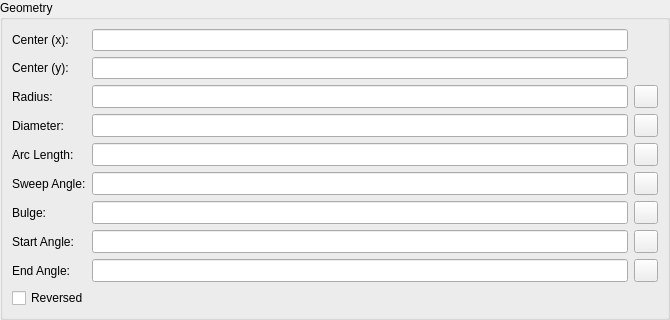
<?xml version="1.0" encoding="UTF-8"?>
<ui version="4.0">
 <class>LC_ArcPropertiesEditingWidget</class>
 <widget class="QWidget" name="LC_ArcPropertiesEditingWidget">
  <property name="geometry">
   <rect>
    <x>0</x>
    <y>0</y>
    <width>670</width>
    <height>296</height>
   </rect>
  </property>
  <property name="windowTitle">
   <string>Form</string>
  </property>
  <layout class="QGridLayout" name="gridLayout">
   <property name="leftMargin">
    <number>0</number>
   </property>
   <property name="topMargin">
    <number>0</number>
   </property>
   <property name="rightMargin">
    <number>0</number>
   </property>
   <property name="bottomMargin">
    <number>0</number>
   </property>
   <property name="spacing">
    <number>0</number>
   </property>
   <item row="0" column="0">
    <widget class="QGroupBox" name="buttonGroup8">
     <property name="sizePolicy">
      <sizepolicy hsizetype="Preferred" vsizetype="Preferred">
       <horstretch>0</horstretch>
       <verstretch>0</verstretch>
      </sizepolicy>
     </property>
     <property name="minimumSize">
      <size>
       <width>260</width>
       <height>0</height>
      </size>
     </property>
     <property name="title">
      <string>Geometry</string>
     </property>
     <layout class="QGridLayout" name="gridLayout_2" columnstretch="0,5,0">
      <item row="0" column="0">
       <widget class="QLabel" name="lCenterX">
        <property name="sizePolicy">
         <sizepolicy hsizetype="Preferred" vsizetype="Preferred">
          <horstretch>0</horstretch>
          <verstretch>0</verstretch>
         </sizepolicy>
        </property>
        <property name="minimumSize">
         <size>
          <width>0</width>
          <height>22</height>
         </size>
        </property>
        <property name="text">
         <string>Center (x):</string>
        </property>
        <property name="wordWrap">
         <bool>false</bool>
        </property>
       </widget>
      </item>
      <item row="0" column="1">
       <widget class="QLineEdit" name="leCenterX">
        <property name="sizePolicy">
         <sizepolicy hsizetype="Preferred" vsizetype="Preferred">
          <horstretch>0</horstretch>
          <verstretch>0</verstretch>
         </sizepolicy>
        </property>
        <property name="minimumSize">
         <size>
          <width>0</width>
          <height>0</height>
         </size>
        </property>
        <property name="toolTip">
         <string>X Coordinate of arc's center</string>
        </property>
       </widget>
      </item>
      <item row="0" column="2" rowspan="2">
       <widget class="LC_PointPickButton" name="wPickPointCenter" native="true">
        <property name="sizePolicy">
         <sizepolicy hsizetype="Fixed" vsizetype="Fixed">
          <horstretch>0</horstretch>
          <verstretch>0</verstretch>
         </sizepolicy>
        </property>
        <property name="minimumSize">
         <size>
          <width>23</width>
          <height>0</height>
         </size>
        </property>
        <property name="maximumSize">
         <size>
          <width>23</width>
          <height>46</height>
         </size>
        </property>
        <property name="toolTip">
         <string>Pick center coordinate from the drawing</string>
        </property>
       </widget>
      </item>
      <item row="1" column="0">
       <widget class="QLabel" name="lCenterY">
        <property name="sizePolicy">
         <sizepolicy hsizetype="Preferred" vsizetype="Preferred">
          <horstretch>0</horstretch>
          <verstretch>0</verstretch>
         </sizepolicy>
        </property>
        <property name="minimumSize">
         <size>
          <width>0</width>
          <height>22</height>
         </size>
        </property>
        <property name="text">
         <string>Center (y):</string>
        </property>
        <property name="wordWrap">
         <bool>false</bool>
        </property>
       </widget>
      </item>
      <item row="1" column="1">
       <widget class="QLineEdit" name="leCenterY">
        <property name="sizePolicy">
         <sizepolicy hsizetype="Preferred" vsizetype="Preferred">
          <horstretch>0</horstretch>
          <verstretch>0</verstretch>
         </sizepolicy>
        </property>
        <property name="minimumSize">
         <size>
          <width>0</width>
          <height>0</height>
         </size>
        </property>
        <property name="toolTip">
         <string>Y Coordinate of arc's center</string>
        </property>
       </widget>
      </item>
      <item row="2" column="0">
       <widget class="QLabel" name="lRadius">
        <property name="sizePolicy">
         <sizepolicy hsizetype="Preferred" vsizetype="Preferred">
          <horstretch>0</horstretch>
          <verstretch>0</verstretch>
         </sizepolicy>
        </property>
        <property name="minimumSize">
         <size>
          <width>0</width>
          <height>22</height>
         </size>
        </property>
        <property name="text">
         <string>Radius:</string>
        </property>
        <property name="wordWrap">
         <bool>false</bool>
        </property>
       </widget>
      </item>
      <item row="2" column="1">
       <widget class="QLineEdit" name="leRadius">
        <property name="sizePolicy">
         <sizepolicy hsizetype="Preferred" vsizetype="Preferred">
          <horstretch>0</horstretch>
          <verstretch>0</verstretch>
         </sizepolicy>
        </property>
        <property name="minimumSize">
         <size>
          <width>0</width>
          <height>0</height>
         </size>
        </property>
        <property name="toolTip">
         <string>Radius of arc</string>
        </property>
       </widget>
      </item>
      <item row="2" column="2">
       <widget class="QToolButton" name="tbPickRadius">
        <property name="toolTip">
         <string>Pick radius value from the drawing</string>
        </property>
        <property name="text">
         <string/>
        </property>
        <property name="icon">
         <iconset resource="../../../../res/icons/icons.qrc">
          <normaloff>:/icons/interactive_pick_distance.lci</normaloff>:/icons/interactive_pick_distance.lci</iconset>
        </property>
       </widget>
      </item>
      <item row="3" column="0">
       <widget class="QLabel" name="lDiameter">
        <property name="sizePolicy">
         <sizepolicy hsizetype="Preferred" vsizetype="Preferred">
          <horstretch>0</horstretch>
          <verstretch>0</verstretch>
         </sizepolicy>
        </property>
        <property name="minimumSize">
         <size>
          <width>0</width>
          <height>22</height>
         </size>
        </property>
        <property name="text">
         <string>Diameter:</string>
        </property>
        <property name="wordWrap">
         <bool>false</bool>
        </property>
       </widget>
      </item>
      <item row="3" column="1">
       <widget class="QLineEdit" name="leDiameter">
        <property name="sizePolicy">
         <sizepolicy hsizetype="Preferred" vsizetype="Preferred">
          <horstretch>0</horstretch>
          <verstretch>0</verstretch>
         </sizepolicy>
        </property>
        <property name="minimumSize">
         <size>
          <width>0</width>
          <height>0</height>
         </size>
        </property>
        <property name="toolTip">
         <string>Diameter of arc</string>
        </property>
       </widget>
      </item>
      <item row="3" column="2">
       <widget class="QToolButton" name="tbPickDiameter">
        <property name="toolTip">
         <string>Pick diameter value from the drawing</string>
        </property>
        <property name="text">
         <string/>
        </property>
        <property name="icon">
         <iconset resource="../../../../res/icons/icons.qrc">
          <normaloff>:/icons/interactive_pick_distance.lci</normaloff>:/icons/interactive_pick_distance.lci</iconset>
        </property>
       </widget>
      </item>
      <item row="4" column="0">
       <widget class="QLabel" name="lArcLength">
        <property name="sizePolicy">
         <sizepolicy hsizetype="Preferred" vsizetype="Preferred">
          <horstretch>0</horstretch>
          <verstretch>0</verstretch>
         </sizepolicy>
        </property>
        <property name="minimumSize">
         <size>
          <width>0</width>
          <height>22</height>
         </size>
        </property>
        <property name="text">
         <string>Arc Length:</string>
        </property>
        <property name="wordWrap">
         <bool>false</bool>
        </property>
       </widget>
      </item>
      <item row="4" column="1">
       <widget class="QLineEdit" name="leArcLength">
        <property name="sizePolicy">
         <sizepolicy hsizetype="Preferred" vsizetype="Preferred">
          <horstretch>0</horstretch>
          <verstretch>0</verstretch>
         </sizepolicy>
        </property>
        <property name="minimumSize">
         <size>
          <width>0</width>
          <height>0</height>
         </size>
        </property>
        <property name="toolTip">
         <string>Length of the arc</string>
        </property>
       </widget>
      </item>
      <item row="4" column="2">
       <widget class="QToolButton" name="tbPickArcLength">
        <property name="toolTip">
         <string>Pick arc length value from the drawing</string>
        </property>
        <property name="text">
         <string/>
        </property>
        <property name="icon">
         <iconset resource="../../../../res/icons/icons.qrc">
          <normaloff>:/icons/interactive_pick_distance.lci</normaloff>:/icons/interactive_pick_distance.lci</iconset>
        </property>
       </widget>
      </item>
      <item row="5" column="0">
       <widget class="QLabel" name="lSweepAngle">
        <property name="sizePolicy">
         <sizepolicy hsizetype="Preferred" vsizetype="Preferred">
          <horstretch>0</horstretch>
          <verstretch>0</verstretch>
         </sizepolicy>
        </property>
        <property name="minimumSize">
         <size>
          <width>0</width>
          <height>22</height>
         </size>
        </property>
        <property name="text">
         <string>Sweep Angle:</string>
        </property>
        <property name="wordWrap">
         <bool>false</bool>
        </property>
       </widget>
      </item>
      <item row="5" column="1">
       <widget class="QLineEdit" name="leSweepAngle">
        <property name="sizePolicy">
         <sizepolicy hsizetype="Preferred" vsizetype="Preferred">
          <horstretch>0</horstretch>
          <verstretch>0</verstretch>
         </sizepolicy>
        </property>
        <property name="minimumSize">
         <size>
          <width>0</width>
          <height>0</height>
         </size>
        </property>
        <property name="toolTip">
         <string>Sweep angle of the arc (degrees)</string>
        </property>
       </widget>
      </item>
      <item row="5" column="2">
       <widget class="QToolButton" name="tbPickSweepAngle">
        <property name="toolTip">
         <string>Pick sweep angle from the drawing</string>
        </property>
        <property name="text">
         <string/>
        </property>
        <property name="icon">
         <iconset resource="../../../../res/icons/icons.qrc">
          <normaloff>:/icons/interactive_pick_angle.lci</normaloff>:/icons/interactive_pick_angle.lci</iconset>
        </property>
       </widget>
      </item>
      <item row="6" column="0">
       <widget class="QLabel" name="lBulge">
        <property name="sizePolicy">
         <sizepolicy hsizetype="Preferred" vsizetype="Preferred">
          <horstretch>0</horstretch>
          <verstretch>0</verstretch>
         </sizepolicy>
        </property>
        <property name="minimumSize">
         <size>
          <width>0</width>
          <height>22</height>
         </size>
        </property>
        <property name="text">
         <string>Bulge:</string>
        </property>
        <property name="wordWrap">
         <bool>false</bool>
        </property>
       </widget>
      </item>
      <item row="6" column="1">
       <widget class="QLineEdit" name="leBulge">
        <property name="sizePolicy">
         <sizepolicy hsizetype="Preferred" vsizetype="Preferred">
          <horstretch>0</horstretch>
          <verstretch>0</verstretch>
         </sizepolicy>
        </property>
        <property name="minimumSize">
         <size>
          <width>0</width>
          <height>0</height>
         </size>
        </property>
        <property name="toolTip">
         <string>Bulge (sagitta) of the arc</string>
        </property>
       </widget>
      </item>
      <item row="6" column="2">
       <widget class="QToolButton" name="tbPickBulge">
        <property name="toolTip">
         <string>Pick bulge value from the drawing</string>
        </property>
        <property name="text">
         <string/>
        </property>
        <property name="icon">
         <iconset resource="../../../../res/icons/icons.qrc">
          <normaloff>:/icons/interactive_pick_distance.lci</normaloff>:/icons/interactive_pick_distance.lci</iconset>
        </property>
       </widget>
      </item>
      <item row="7" column="0">
       <widget class="QLabel" name="lAngle1">
        <property name="sizePolicy">
         <sizepolicy hsizetype="Preferred" vsizetype="Preferred">
          <horstretch>0</horstretch>
          <verstretch>0</verstretch>
         </sizepolicy>
        </property>
        <property name="minimumSize">
         <size>
          <width>0</width>
          <height>22</height>
         </size>
        </property>
        <property name="text">
         <string>Start Angle:</string>
        </property>
        <property name="wordWrap">
         <bool>false</bool>
        </property>
       </widget>
      </item>
      <item row="7" column="1">
       <widget class="QLineEdit" name="leAngle1">
        <property name="sizePolicy">
         <sizepolicy hsizetype="Preferred" vsizetype="Preferred">
          <horstretch>0</horstretch>
          <verstretch>0</verstretch>
         </sizepolicy>
        </property>
        <property name="minimumSize">
         <size>
          <width>0</width>
          <height>0</height>
         </size>
        </property>
        <property name="toolTip">
         <string>Starting angle of arc</string>
        </property>
       </widget>
      </item>
      <item row="7" column="2">
       <widget class="QToolButton" name="tbPickStartAngle">
        <property name="toolTip">
         <string>Pick angle value from the drawing</string>
        </property>
        <property name="text">
         <string/>
        </property>
        <property name="icon">
         <iconset resource="../../../../res/icons/icons.qrc">
          <normaloff>:/icons/interactive_pick_angle.lci</normaloff>:/icons/interactive_pick_angle.lci</iconset>
        </property>
       </widget>
      </item>
      <item row="8" column="0">
       <widget class="QLabel" name="lAngle2">
        <property name="sizePolicy">
         <sizepolicy hsizetype="Preferred" vsizetype="Preferred">
          <horstretch>0</horstretch>
          <verstretch>0</verstretch>
         </sizepolicy>
        </property>
        <property name="minimumSize">
         <size>
          <width>0</width>
          <height>22</height>
         </size>
        </property>
        <property name="text">
         <string>End Angle:</string>
        </property>
        <property name="wordWrap">
         <bool>false</bool>
        </property>
       </widget>
      </item>
      <item row="8" column="1">
       <widget class="QLineEdit" name="leAngle2">
        <property name="sizePolicy">
         <sizepolicy hsizetype="Preferred" vsizetype="Preferred">
          <horstretch>0</horstretch>
          <verstretch>0</verstretch>
         </sizepolicy>
        </property>
        <property name="minimumSize">
         <size>
          <width>0</width>
          <height>0</height>
         </size>
        </property>
        <property name="toolTip">
         <string>End angle of arc</string>
        </property>
       </widget>
      </item>
      <item row="8" column="2">
       <widget class="QToolButton" name="tbPickEndAngle">
        <property name="toolTip">
         <string>Pick angle value from the drawing</string>
        </property>
        <property name="text">
         <string/>
        </property>
        <property name="icon">
         <iconset resource="../../../../res/icons/icons.qrc">
          <normaloff>:/icons/interactive_pick_angle.lci</normaloff>:/icons/interactive_pick_angle.lci</iconset>
        </property>
       </widget>
      </item>
      <item row="10" column="0">
       <spacer name="spacer58">
        <property name="orientation">
         <enum>Qt::Vertical</enum>
        </property>
        <property name="sizeType">
         <enum>QSizePolicy::Expanding</enum>
        </property>
        <property name="sizeHint" stdset="0">
         <size>
          <width>20</width>
          <height>0</height>
         </size>
        </property>
       </spacer>
      </item>
      <item row="9" column="0" colspan="3">
       <widget class="QCheckBox" name="cbReversed">
        <property name="sizePolicy">
         <sizepolicy hsizetype="Preferred" vsizetype="Preferred">
          <horstretch>0</horstretch>
          <verstretch>0</verstretch>
         </sizepolicy>
        </property>
        <property name="toolTip">
         <string>Defines whether arc is reversed (clockwise)</string>
        </property>
        <property name="text">
         <string>Reversed</string>
        </property>
       </widget>
      </item>
     </layout>
    </widget>
   </item>
  </layout>
 </widget>
 <customwidgets>
  <customwidget>
   <class>LC_PointPickButton</class>
   <extends>QWidget</extends>
   <header>lc_pointpickbutton.h</header>
   <container>1</container>
  </customwidget>
 </customwidgets>
 <resources>
  <include location="../../../../res/icons/icons.qrc"/>
 </resources>
 <connections/>
</ui>
